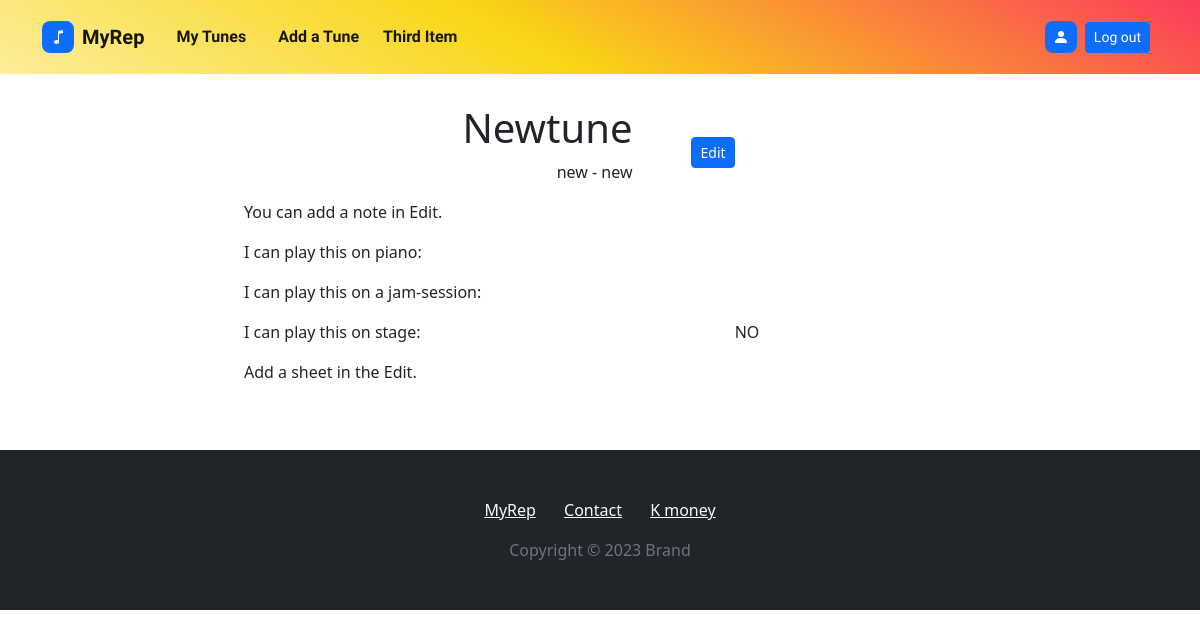
Page /tunes/1/5/ (signed in) on the earlier database version.
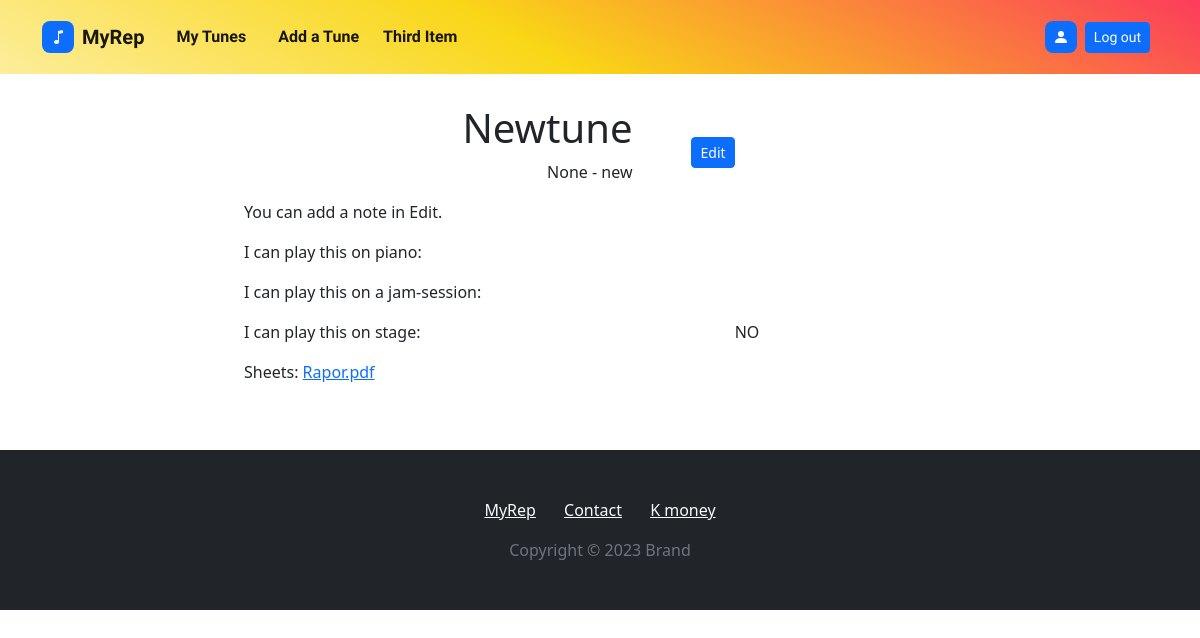
Same page on the later database version.
### tunes/models.py (models this page shows, shortened)
class UserTune(models.Model):
    user = models.ForeignKey(settings.AUTH_USER_MODEL, on_delete=models.CASCADE)
    tune = models.ForeignKey(Tune, on_delete=models.CASCADE)
    notes = models.TextField(max_length=400,null=True,blank=True)
    playonpiano = models.BooleanField(default=False)
    playonjamsession = models.BooleanField(default=False)
    playonstage = models.BooleanField(default=False)
    havesheet = models.BooleanField(default=False)
    sheet = models.FileField(upload_to= tunes_user_directory_path , blank=True, null=True, validators=[validate_file_extension])
    updated = models.DateField(auto_now=True)
    created = models.DateField(auto_now_add=True)
    public = models.BooleanField(default=False)
    objects = UserTuneManager()
    @property
    def filename(self):
        return os.path.basename(self.sheet.name)

class Tune(models.Model):
    KEY_CHOICHES = (
        ('C maj','C maj'), ('G maj','G maj'), ('D maj','D maj'), ('A maj','A maj'), ('E maj','E maj'), ('F maj','F maj'),
        ('B maj','B maj'), ('Cb maj','Cb maj'), ('Gb maj','Gb maj'), ('F# maj','F# maj'), ('Db maj','Db maj'),
        ('C# maj','C# maj'), ('Ab maj','Ab maj'), ('Eb maj','Eb maj'), ('Bb maj','Bb maj')
    )
    name = models.CharField(max_length=100)
    composer = models.CharField(max_length=100, null=True, blank=True)
    key = models.CharField(max_length=15, null=True, blank=True, choices=KEY_CHOICHES)
    genre = models.CharField(max_length=100, null=True, blank=True)

### tunes/views.py (the view)
# urls.py: path('tunes/<int:pk>/<int:id>/', usertune_detail_view, name='tunes-detail-view'),
def usertune_detail_view(request, pk, id):
    User = get_user_model()
    user = User.objects.get(id=pk)
    usertune = get_object_or_404(UserTune, id=id, user=user)
    context = {
        'usertune':usertune
    }
    if all([request.user != usertune.user, usertune.public == False ]):
        return redirect('home-view')
    return render(request, 'pages/usertune_detail.html', context)

### accounts/models.py (called while the page is built)
    @property
    def is_active(self):
        return self.active

### templates/pages/usertune_detail.html (shortened to what this page needs)
<!DOCTYPE html>
<html lang="en">
{% extends "main/main.html" %}
{% load static %}
{% block content %}
<head>
    <link rel="stylesheet" href="{% static 'assets/bootstrap/css/bootstrap.min.css' %} ">
</head>
<body>
    <div class="container">
        <div class="row">
            <div class="col d-flex d-xxl-flex justify-content-center align-items-center justify-content-xxl-center align-items-xxl-center">
                <div>
                    <h1>{{usertune.tune.name|title}}</h1>
                    <p class="text-end">{{usertune.tune.key}} - {{usertune.tune.composer}} </p>
                </div>
                {% if request.user == usertune.user %}
                <div><a class="btn btn-primary btn-sm" href={% url 'tunes-update-view' request.user.id usertune.id %} role="button" style="margin-right: 3px;margin-left: 59px;">Edit</a></div>
                {% endif %}
            </div>
        </div>
        <div class="row">
            <div class="col">
                <div class="row">
                    <div class="col">
                        {% if usertune.notes %}
                        <p>Notes:{{usertune.notes}}</p>
                        {% else %}
                        <p>You can add a note in Edit.</p>
                        {% endif %}
                    </div>
                </div>
                <div class="row">
                    <div class="col-8">
                        <p>I can play this on piano:</p>
                    </div>
                    <div class="col">{% if usertune.playonpiano %}{% else %}{% endif %}</div>
                </div>
                <div class="row">
                    <div class="col-8">
                        <p>I can play this on a jam-session:</p>
                    </div>
                    <div class="col">{% if usertune.playonjamsession %}{% else %}{% endif %}</div>
                </div>
                <div class="row">
                    <div class="col-8">
                        <p>I can play this on stage:</p>
                    </div>
                    <div class="col">{% if usertune.playonstage %}YES<i class="fas fa-check"></i>{% else %}NO{% endif %}</div>
                </div>
                {% if usertune.sheet %}
                <div class="row">
                    <div class="col-8">
                        <p>Sheets: <a href={% url 'usertune-sheet-view' usertune.user.id usertune.id  %} target='blank'>  {{usertune.filename}}</a></p>
                    </div>
                </div>
                {% else %}
                <div class="row">
                    <div class="col-8">
                        <p>Add a sheet in the Edit.</p>
                    </div>
                </div>
                {% endif %}
            </div>
        </div>
    </div>
</body>
</html>
{% endblock content %}

Differences in the rows shown:
changed UserTune "Newtune": tune.key "new" → "None"; sheet empty → "sheets/1/Rapor.pdf" (drawn); filename (not shown) → "Rapor.pdf"
Other differences:
text no longer shown: "Add a sheet in the Edit."
text now shown: "Sheets:"
